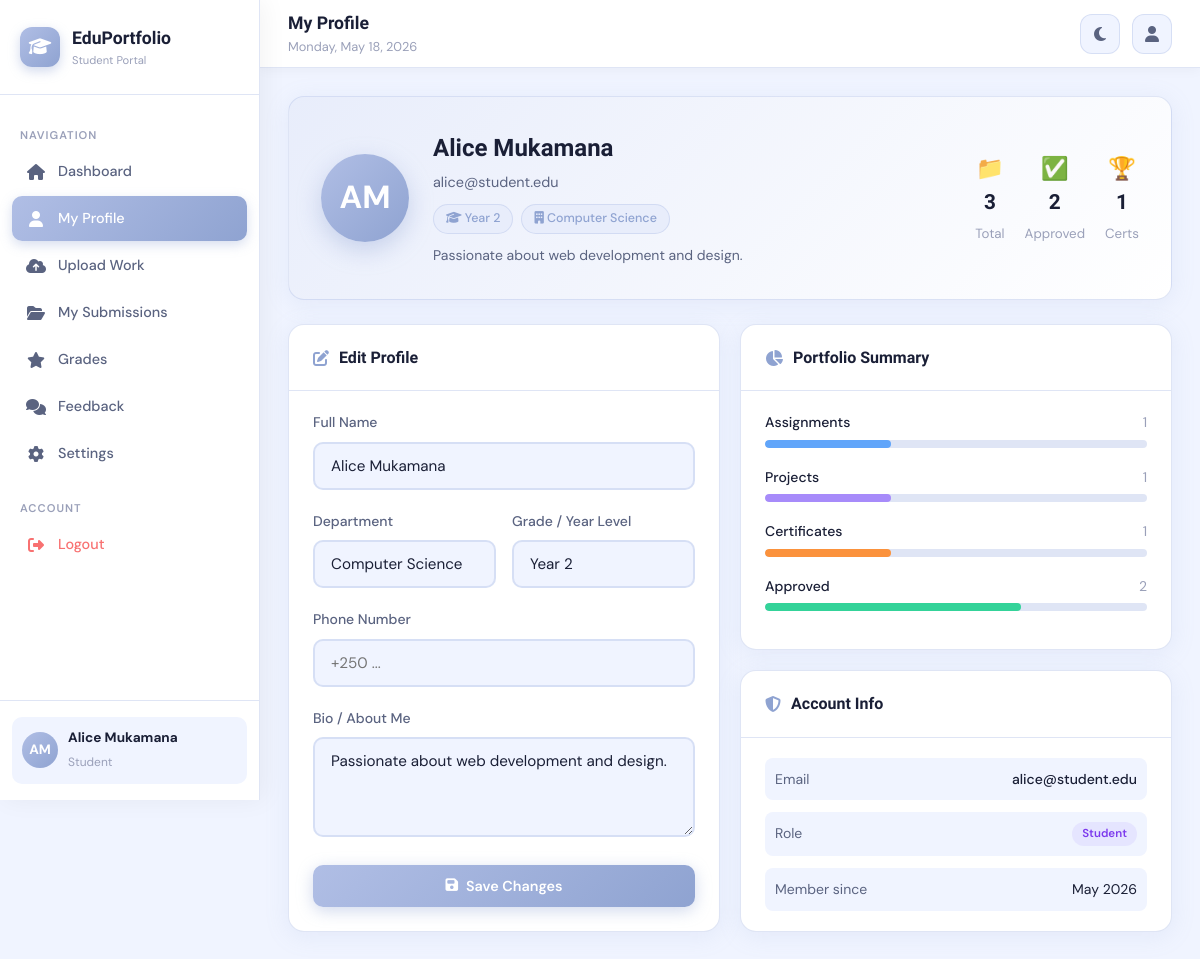
The page /pages/student/profile.php (signed in) on the database its author committed.
### tables this page shows
CREATE TABLE users (
    id INT AUTO_INCREMENT PRIMARY KEY,
    full_name VARCHAR(100) NOT NULL,
    email VARCHAR(100) UNIQUE NOT NULL,
    password VARCHAR(255) NOT NULL,
    role ENUM('student','teacher','admin') DEFAULT 'student',
    avatar VARCHAR(255) DEFAULT NULL,
    phone VARCHAR(20) DEFAULT NULL,
    bio TEXT DEFAULT NULL,
    department VARCHAR(100) DEFAULT NULL,
    grade_level VARCHAR(50) DEFAULT NULL,
    created_at TIMESTAMP DEFAULT CURRENT_TIMESTAMP,
    updated_at TIMESTAMP DEFAULT CURRENT_TIMESTAMP ON UPDATE CURRENT_TIMESTAMP
);

### includes/config.php (called while the page is built, shortened)
<?php
function getDB() {
    static $pdo = null;
    if ($pdo === null) {
        try {
            $dsn = "mysql:host=" . DB_HOST . ";dbname=" . DB_NAME . ";charset=utf8mb4";
            $pdo = new PDO($dsn, DB_USER, DB_PASS, [
                PDO::ATTR_ERRMODE => PDO::ERRMODE_EXCEPTION,
                PDO::ATTR_DEFAULT_FETCH_MODE => PDO::FETCH_ASSOC,
            ]);
        } catch (PDOException $e) {
            die(json_encode(['error' => 'Database connection failed: ' . $e->getMessage()]));
        }
    }
    return $pdo;
}
function getCurrentUser() {
    $db = getDB();
    $stmt = $db->prepare("SELECT * FROM users WHERE id = ?");
    $stmt->execute([$_SESSION['user_id']]);
    return $stmt->fetch();
}
function clean($str) {
    return htmlspecialchars($str ?? '', ENT_QUOTES, 'UTF-8');
}
?>

### pages/student/profile.php (the view, shortened to what this page needs)
<?php
require_once '../../includes/config.php';
$db  = getDB();
$uid = $_SESSION['user_id'];
$stats = $db->prepare("SELECT
    COUNT(*) as total,
    SUM(type='assignment') as assignments,
    SUM(type='project') as projects,
    SUM(type='certificate') as certificates,
    SUM(status='approved') as approved
    FROM submissions WHERE student_id=?");
$stats->execute([$uid]); $pStats = $stats->fetch();
$pageTitle  = 'My Profile';
$activePage = 'profile.php';
$baseUrl    = '../../';
require_once '../../includes/layout.php';
?>
<div class="profile-header">
  <div class="profile-avatar"><?= $initials ?></div>
  <div class="profile-info">
    <h2><?= clean($user['full_name']) ?></h2>
    <p><?= clean($user['email']) ?></p>
    <div class="profile-tags">
      <span class="profile-tag"><i class="fas fa-graduation-cap"></i> <?= clean($user['grade_level'] ?: 'Student') ?></span>
      <span class="profile-tag"><i class="fas fa-building"></i> <?= clean($user['department'] ?: 'Not set') ?></span>
    </div>
    <?php if ($user['bio']): ?><p style="margin-top:10px;font-size:0.875rem;color:var(--text-secondary);"><?= clean($user['bio']) ?></p><?php endif; ?>
  </div>
  <div style="display:flex;gap:20px;margin-left:auto;flex-wrap:wrap;">
    <?php foreach ([['📁',$pStats['total'],'Total'],['✅',$pStats['approved'],'Approved'],['🏆',$pStats['certificates'],'Certs']] as $s): ?>
    <div style="text-align:center;">
      <div style="font-size:1.4rem;"><?= $s[0] ?></div>
      <strong style="font-family:'Sora',sans-serif;font-size:1.3rem;display:block;"><?= $s[1] ?></strong>
      <small style="color:var(--text-muted)"><?= $s[2] ?></small>
    </div>
    <?php endforeach; ?>
  </div>
</div>
<div class="content-grid">
  <div class="card">
    <div class="card-header"><h3><i class="fas fa-edit"></i> Edit Profile</h3></div>
    <div class="card-body">
      <form method="POST">
        <div class="form-group">
          <label>Full Name</label>
          <input type="text" name="full_name" value="<?= clean($user['full_name']) ?>" required>
        </div>
        <div class="form-row">
          <div class="form-group">
            <label>Department</label>
            <input type="text" name="department" value="<?= clean($user['department'] ?? '') ?>" placeholder="e.g. Computer Science">
          </div>
          <div class="form-group">
            <label>Grade / Year Level</label>
            <input type="text" name="grade_level" value="<?= clean($user['grade_level'] ?? '') ?>" placeholder="e.g. Year 2">
          </div>
        </div>
        <div class="form-group">
          <label>Phone Number</label>
          <input type="text" name="phone" value="<?= clean($user['phone'] ?? '') ?>" placeholder="+250 ...">
        </div>
        <div class="form-group">
          <label>Bio / About Me</label>
          <textarea name="bio" placeholder="Tell us about yourself..."><?= clean($user['bio'] ?? '') ?></textarea>
        </div>
        <button type="submit" class="btn btn-primary"><i class="fas fa-save"></i> Save Changes</button>
      </form>
    </div>
  </div>
  <div>
    <div class="card">
      <div class="card-header"><h3><i class="fas fa-chart-pie"></i> Portfolio Summary</h3></div>
      <div class="card-body">
        <?php
        $items = [
          ['label'=>'Assignments', 'val'=>$pStats['assignments'], 'max'=>max(1,$pStats['total']), 'color'=>'var(--blue)'],
          ['label'=>'Projects',    'val'=>$pStats['projects'],    'max'=>max(1,$pStats['total']), 'color'=>'var(--purple)'],
          ['label'=>'Certificates','val'=>$pStats['certificates'],'max'=>max(1,$pStats['total']), 'color'=>'var(--orange)'],
          ['label'=>'Approved',    'val'=>$pStats['approved'],    'max'=>max(1,$pStats['total']), 'color'=>'var(--green)'],
        ];
        foreach ($items as $item):
          $pct = $item['max'] > 0 ? round(($item['val'] / $item['max']) * 100) : 0;
        ?>
        <div style="margin-bottom:18px;">
          <div style="display:flex;justify-content:space-between;margin-bottom:6px;">
            <span style="font-size:0.875rem;font-weight:500;"><?= $item['label'] ?></span>
            <span style="font-size:0.875rem;color:var(--text-muted)"><?= $item['val'] ?></span>
          </div>
          <div class="progress-bar">
            <div class="progress-fill" data-width="<?= $pct ?>" style="background:<?= $item['color'] ?>;"></div>
          </div>
        </div>
        <?php endforeach; ?>
      </div>
    </div>
    <div class="card" style="margin-top:20px;">
      <div class="card-header"><h3><i class="fas fa-shield-alt"></i> Account Info</h3></div>
      <div class="card-body">
        <div style="display:flex;flex-direction:column;gap:12px;">
          <div style="display:flex;justify-content:space-between;padding:10px;background:var(--bg-primary);border-radius:8px;">
            <span style="color:var(--text-secondary);font-size:0.875rem;">Email</span>
            <span style="font-size:0.875rem;font-weight:500;"><?= clean($user['email']) ?></span>
          </div>
          <div style="display:flex;justify-content:space-between;padding:10px;background:var(--bg-primary);border-radius:8px;">
            <span style="color:var(--text-secondary);font-size:0.875rem;">Role</span>
            <span class="badge-role student">Student</span>
          </div>
          <div style="display:flex;justify-content:space-between;padding:10px;background:var(--bg-primary);border-radius:8px;">
            <span style="color:var(--text-secondary);font-size:0.875rem;">Member since</span>
            <span style="font-size:0.875rem;"><?= date('M Y', strtotime($user['created_at'])) ?></span>
          </div>
        </div>
      </div>
    </div>
  </div>
</div>
<?php require_once '../../includes/layout_end.php'; ?>

### includes/layout.php (shortened to what this page needs)
<?php
$user = getCurrentUser();
$initials = strtoupper(substr($user['full_name'], 0, 1) . (strpos($user['full_name'], ' ') ? substr($user['full_name'], strpos($user['full_name'], ' ') + 1, 1) : ''));
$role = $user['role'];
$navItems = [];
if ($role === 'student') {
    $navItems = [
        ['icon' => 'fa-home', 'label' => 'Dashboard', 'href' => 'dashboard.php'],
        ['icon' => 'fa-user', 'label' => 'My Profile', 'href' => 'profile.php'],
        ['icon' => 'fa-cloud-upload-alt', 'label' => 'Upload Work', 'href' => 'upload.php'],
        ['icon' => 'fa-folder-open', 'label' => 'My Submissions', 'href' => 'submissions.php'],
        ['icon' => 'fa-star', 'label' => 'Grades', 'href' => 'grades.php'],
        ['icon' => 'fa-comments', 'label' => 'Feedback', 'href' => 'feedback.php'],
        ['icon' => 'fa-cog', 'label' => 'Settings', 'href' => 'settings.php'],
    ];
}
?>
<!DOCTYPE html>
<html lang="en" data-theme="light">
<head>
  <link rel="stylesheet" href="<?= $baseUrl ?>assets/css/style.css">
  <link rel="stylesheet" href="<?= APP_URL ?>/assets/css/style.css">
  <link rel="stylesheet" href="https://cdnjs.cloudflare.com/ajax/libs/font-awesome/6.5.0/css/all.min.css">
</head>
<body>
<aside class="sidebar" id="sidebar">
  <div class="sidebar-logo">
    <div class="logo-icon"><i class="fas fa-graduation-cap"></i></div>
    <div>
      <h2>EduPortfolio</h2>
      <span><?= ucfirst($role) ?> Portal</span>
    </div>
  </div>
  <nav class="sidebar-nav">
    <div class="nav-section-label">Navigation</div>
    <?php foreach ($navItems as $item): ?>
      <a href="<?= $item['href'] ?>"
         class="nav-item <?= ($activePage ?? '') === $item['href'] ? 'active' : '' ?>">
        <i class="fas <?= $item['icon'] ?>"></i>
        <?= $item['label'] ?>
      </a>
    <?php endforeach; ?>
    <div class="nav-section-label" style="margin-top:16px;">Account</div>
    <a href="<?= $baseUrl ?>logout.php" class="nav-item" style="color:var(--red);">
      <i class="fas fa-sign-out-alt"></i> Logout
    </a>
  </nav>
  <div class="sidebar-footer">
    <div class="user-mini">
      <div class="avatar"><?= $initials ?></div>
      <div class="info">
        <strong><?= clean($user['full_name']) ?></strong>
        <span><?= clean($user['role']) ?></span>
      </div>
    </div>
  </div>
</aside>
<nav class="topnav">
  <div class="topnav-title">
    <h1><?= clean($pageTitle ?? 'Dashboard') ?></h1>
    <p><?= date('l, F j, Y') ?></p>
  </div>
  <div class="topnav-right">
    <button class="topnav-btn" id="themeToggle" title="Toggle theme">
    </button>
    <a href="<?= $baseUrl ?>pages/<?= $role ?>/profile.php" class="topnav-btn" title="Profile" style="text-decoration:none;">
      <i class="fas fa-user"></i>
    </a>
  </div>
</nav>
<main class="main-content">
  <div class="page-content">

### rows shown on the page
users: role "Student", full_name "AM", full_name "Alice Mukamana", email "alice@student.edu", grade_level "Year 2", department "Computer Science", bio "Passionate about web development and design.", created_at "May 2026"

### other values the page prints
$item['label'] "Dashboard"
$item['label'] "My Profile"
$item['label'] "Upload Work"
$item['label'] "My Submissions"
$item['label'] "Grades"
$item['label'] "Feedback"
$item['label'] "Settings"
$pageTitle "My Profile"
$s[0] "📁"
$s[1] "3"
$s[2] "Total"
$s[0] "✅"
$s[1] "2"
$s[2] "Approved"
$s[0] "🏆"
